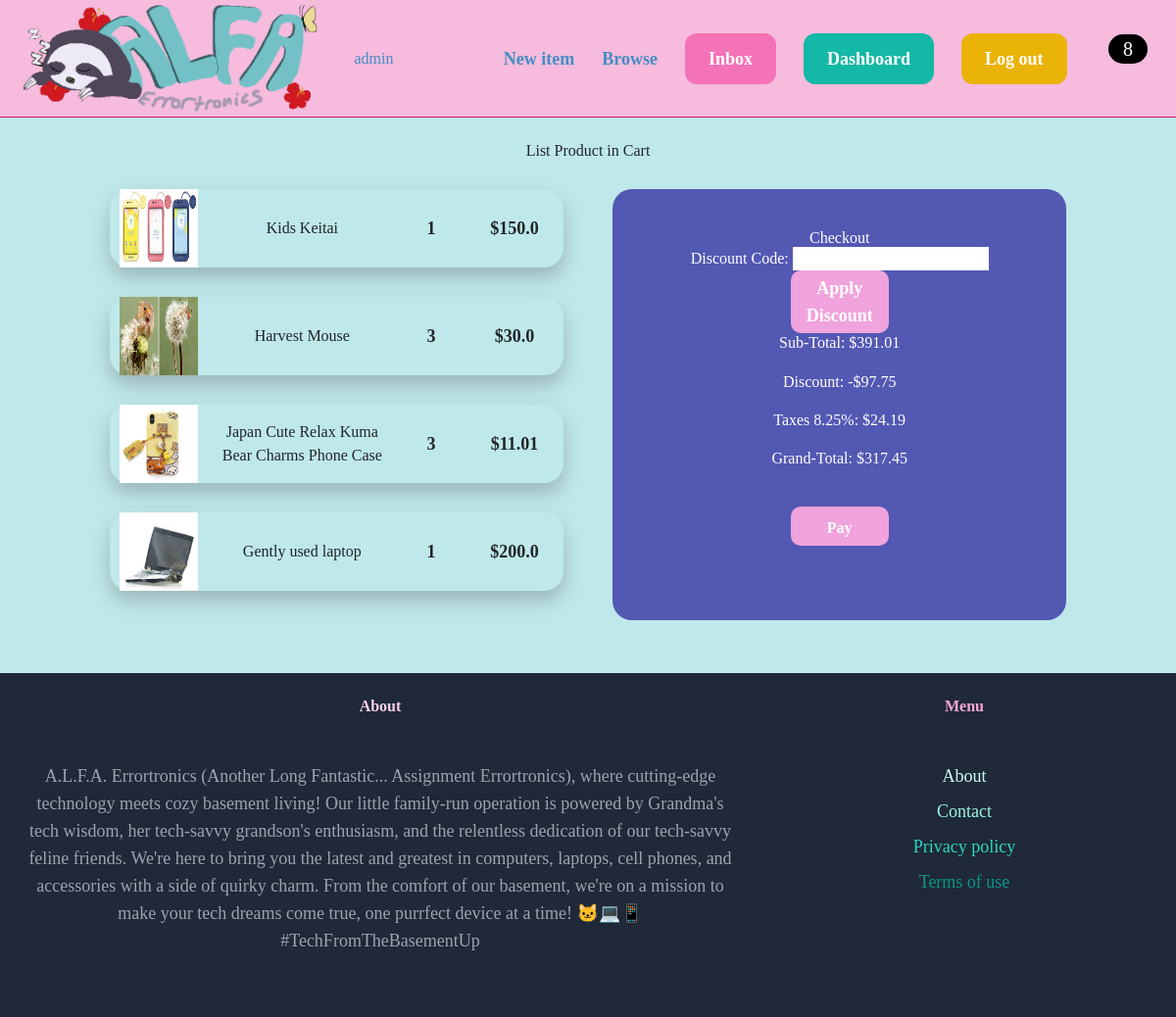
The app's page /cart/ (signed in) with its own data.
### cart/models.py (models this page shows, shortened)
class Cart(models.Model):
    id = models.UUIDField(default=uuid.uuid4, primary_key=True)
    user = models.ForeignKey(User,  on_delete=models.CASCADE)
    completed = models.BooleanField(default=False)
    discount_code = models.CharField(max_length=20, blank=True, null=True, validators=[validate_discount_code])
    @property
    def subtotal_price(self):
        cartitems = self.cartitems.all()
        total = sum([item.price for item in cartitems])
        return total
    @property
    def discount_amount(self):
        if self.discount_code is not None:
            discount = Discount.objects.get(code=self.discount_code)
            return round(self.subtotal_price * (discount.percent/100.0),2)
        return None
    @property
    def tax_price(self):
        taxes = round((self.subtotal_price - (self.discount_amount or 0)) * 0.0825, 2)
        return taxes
    @property
    def total_price(self):
        return round(self.subtotal_price - (self.discount_amount or 0) + self.tax_price, 2)
    @property
    def num_of_items(self):
        cartitems = self.cartitems.all()
        quantity = sum([item.quantity for item in cartitems])
        return quantity

class CartItem(models.Model):
    item = models.ForeignKey(Item, on_delete=models.CASCADE, related_name='items')
    cart = models.ForeignKey(Cart, on_delete= models.CASCADE, related_name="cartitems")
    quantity = models.IntegerField(default=0)
    def __str__(self):
        return self.item.name
    @property
    def price(self):
        new_price = self.item.price * self.quantity
        return new_price

### item/models.py (models this page shows, shortened)
class Item(models.Model):
    category = models.ForeignKey(Category, related_name='items', on_delete=models.CASCADE)
    name = models.CharField(max_length=255)
    description = models.TextField(blank=True, null=True)
    price = models.FloatField()
    quantity = models.IntegerField(default=1)
    image = models.ImageField(upload_to='item_images', blank=True, null=True)
    is_sold = models.BooleanField(default=False)
    created_by = models.ForeignKey(User, related_name='items', on_delete=models.CASCADE)
    created_at = models.DateTimeField(auto_now_add=True)

### discount/models.py (models this page shows, shortened)
class Discount(models.Model):
    code = models.CharField(max_length=20)
    percent = models.IntegerField(
        validators=[
            MinValueValidator(0, message="Value must be greater than or equal to 0."),
            MaxValueValidator(100, message="Value must be less than or equal to 100."),
        ]
    )
    class Meta:
        ordering = ('code',)
        verbose_name_plural = 'Discounts'

### cart/views.py (the view)
# urls.py: path('', views.index, name='index'),
@login_required
def index(request):
    cart = None
    cartitems = []
    print("test")
    if request.user.is_authenticated:
        cart, created = Cart.objects.get_or_create(user=request.user, completed=False)
        cartitems = cart.cartitems.all()
    print(cartitems)
    form = ApplyDiscountForm(instance=cart)
    context = {"cart":cart, "cartitems":cartitems, 'form': form}
    return render(request, "cart/cart.html", context)

### cart/forms.py
class ApplyDiscountForm(forms.ModelForm):
    class Meta:
        model = Cart
        fields = ['discount_code']
        labels = {'discount_code': 'Discount Code'}

### cart/templates/cart/cart.html (shortened to what this page needs)
{% extends 'core/base.html' %}
{% block content %}
<h1>List Product in Cart</h1>
<div class="container">
    <div class="checkoutLayout">
        <div class="returnCart">
            {% for cartitem in cartitems %}
            <div class="list">
                <div class="item">
                    <img src="{{cartitem.item.image.url}}" alt="" />
                    <p>{{cartitem.item.name}}</p>
                    <div class="info">
                        <div class="name"><p>{{cartitem.quantity}}</p></div>
                    </div>
                        <div class="name"><p>${{cartitem.price}}</p></div>
                </div>
            </div>
            {% endfor %}
        </div>
        <div class="right">
                <h1>Checkout</h1>
                <div class="return">
                    <form method="post" action="{% url 'cart:apply_discount' %}">
                        {% for field in form %}
                            {{ field.label_tag }} {{ field }}
                        {% endfor %}
                        <button type="submit" class="px-1 py-1 text-lg font-semibold bg-pink-400 text-white rounded-xl hover:bg-pink-500">Apply Discount</button>
                    </form>
                    <div class="total-column">
                        <div class="subtotal"><h3>Sub-Total: ${{cart.subtotal_price}}</h3></div>
                        {% if cart.discount_amount is not None %}
                          <div class="discount"><h3>Discount: -${{cart.discount_amount}}</h3></div>
                        {% endif %}
                        <div class="taxes"><h3>Taxes 8.25%: ${{cart.tax_price}}</h3></div>
                        <div class="grand-total"><h3>Grand-Total: ${{cart.total_price}}</h3></div>
                      </div>
                </div>
                <button class="buttonCheckout" onclick = "makePayment()" >Pay</button>
        </div>
    </div>
</div>
{% endblock %}

### core/templates/core/base.html (shortened to what this page needs)
{% load static %}
<!doctype html>
<html lang="en">
    <head>
        <script src="http://cdn.tailwindcss.com"></script>
        <link href="https://cdn.jsdelivr.net/npm/bootstrap@5.0.2/dist/css/bootstrap.min.css" rel="stylesheet">
        <link rel="stylesheet" href="{% static 'css/all.css' %}">
        <link rel="stylesheet" href="{% static 'css/style.css' %}">
    </head>
    <body>
        <nav class="py-6 px-6 flex justify-between items-center border-b border-pink-700">
            <p><a href="/">
                <img src="/media/item_images/alfatitle2.png" alt="Alfa Title" width="300" height="400">
                <h3>{{request.user.username}}</h3>
            </a></p>
            <div class="space-x-6">
                <a href="{% url 'item:new' %}" class="text-lg font-semibold hover:text-teal-700">New item</a>
                <a href="{% url 'item:items' %}" class="text-lg font-semibold hover:text-teal-700">Browse</a>
                {% if request.user.is_authenticated %}
                    <a href="{% url 'conversation:inbox' %}" class="px-6 py-3 text-lg font-semibold bg-pink-400 text-white rounded-xl hover:bg-pink-600">Inbox</a>
                    <a href="{% url 'dashboard:index' %}" class="px-6 py-3 text-lg font-semibold bg-teal-500 text-white rounded-xl hover:bg-teal-700">Dashboard</a>
                    <a href="{% url 'core:logout' %}" class="px-6 py-3 text-lg font-semibold bg-yellow-500 text-white rounded-xl hover:bg-yellow-700">Log out</a>
                {% else %}
                    <a href="{% url 'core:signup' %}" class="px-6 py-3 text-lg font-semibold bg-pink-400 text-white rounded-xl hover:bg-pink-600">Sign up</a>
                    <a href="{% url 'core:login' %}" class="px-6 py-3 text-lg font-semibold bg-teal-500 text-white rounded-xl hover:bg-teal-700">Log on</a>
                {% endif %}
            </div>
            <a href="{% url 'cart:index' %}" style="color:rgb(205, 221, 230); text-decoration:none">
                <div class="cart-container">
                   <div class="cartitems"><p id="num_of_items">{{cart.num_of_items}}</p></div>
                   <i class="px-6 fa-solid fa-cart-shopping hover:text-teal-700"></i>
               </div>
            </a>
        </nav>
        <div class="px-6 py-6">
            {% block content %}
            {% endblock %}
        </div>
        <footer class="py-6 px-6 flex justify-between bg-gray-800">
            <div class="w-2/3 pr-10">
                <h3 class="mb-5 font-semibold text-pink-200">About</h3>
                <p class="mb-10 text-lg text-gray-400"> A.L.F.A. Errortronics (Another Long Fantastic... Assignment Errortronics),
                     where cutting-edge technology meets cozy basement living! Our little family-run operation is powered by Grandma's tech wisdom,
                     her tech-savvy grandson's enthusiasm, and the relentless dedication of our tech-savvy feline friends.
                     We're here to bring you the latest and greatest in computers, laptops, cell phones, and accessories with a side of quirky charm.
                     From the comfort of our basement, we're on a mission to make your tech dreams come true, one purrfect device at a time! 🐱💻📱 #TechFromTheBasementUp</p>
            </div>
            <div class="w-1/3">
                <h3 class="mb-5 font-semibold text-pink-300">Menu</h3>
                <ul class="space-y-2">
                    <li><a href="{% url 'core:about' %}" class="text-lg text-teal-100 hover:text-teal-400">About</a></li>
                    <li><a href="{% url 'core:contact' %}" class="text-lg text-teal-200 hover:text-teal-500">Contact</a></li>
                    <li><a href="{% url 'core:privacy_policy' %}" class="text-lg text-teal-400 hover:text-teal-600">Privacy policy</a></li>
                    <li><a href="{% url 'core:terms_of_use' %}" class="text-lg text-teal-600 hover:text-teal-800">Terms of use</a></li>
                </ul>
            </div>
        </footer>
    </body>
</html>

### static/css/style.css (style rules this page uses)
* { padding: 0px; margin:0px; box-sizing: border-box; font-family: "Comic Sans MS", "Comic Sans", cursive; }
nav { background-color: #f6bbdd; color: rgb(67, 141, 194); width: 100%; height: 120px; padding: 0px 10px 0px 10px; display:flex; align-items: center; justify-content: space-between; }
.cart-container { width: 50px; height: 50px; display: flex; align-items: center; justify-content: center; flex-direction: column; }
.cart-container .cartitems { width: 40px; height: 40px; border-radius: 40px; background-color: black; color: white; display: flex; align-items: center; justify-content: center; }
.cart-container .cartitems p { color: white; font-size: 20px; }
.cart-container i { font-size: 20px; }
.container { width: 90%; height: auto; padding: 10px 10px 10px 10px; margin: auto; margin-top: 20px; display: flex; align-items: center; justify-content: flex-start; flex-wrap: wrap }
.right button { padding: 10px 10px 10px 10px; border-radius: 10px; background-color: #f0a3dc; color: white; width: 100px; border: none; cursor: pointer; }

### core/templates/core/base.html (style rules this page uses)
body { font-family: "Comic Sans MS", "Comic Sans", cursive; background-color: #bfe8eb; text-align: center; }

### cart/templates/cart/cart.html (style rules this page uses)
body { font-family: monospace; overflow-x: hidden; font-synthesis: 15px; }
a { text-decoration: none; }
.container { width: 1200px; margin: auto; max-width: 90%; transition: transform 1s; }
.checkoutLayout { display: grid; grid-template-columns: repeat(2, 1fr); gap: 50px; padding: 20px; }
.checkoutLayout .right { background-color: #5358B3; border-radius: 20px; padding: 40px; color: #fff; }
.buttonCheckout { width: 100%; height: 40px; border: none; border-radius: 20px; background-color: #49D8B9; margin-top: 20px; font-weight: bold; color: #fff; }
.returnCart .list .item img { height: 80px; }
.returnCart .list .item { display: grid; grid-template-columns: 80px 1fr 50px 80px; align-items: center; gap: 20px; margin-bottom: 30px; padding: 0 10px; box-shadow: 0 10px 20px #5555; border-radius: 20px; }
.returnCart .list .item .name, .returnCart .list .item .returnPrice { font-size: large; font-weight: bold; }
.buttonCheckout { width: 100%; height: 40px; border: none; border-radius: 20px; background-color: #f0a3dc; margin-top: 20px; font-weight: bold; color: #fff; }
.total-column { display: flex; flex-direction: column; }
.total-column div { margin-bottom: 20px; }

### records on screen
Cart: num_of_items "8", form "save25", subtotal_price "391.01", discount_amount "97.75", tax_price "24.19", total_price "317.45"
CartItem: item.image (picture), item.name "Kids Keitai", quantity "1", price "150.0"
CartItem: item.image (picture), item.name "Harvest Mouse", quantity "3", price "30.0"
CartItem: item.image (picture), item.name "Japan Cute Relax Kuma Bear Charms Phone Case", quantity "3", price "11.01"
CartItem: item.image (picture), item.name "Gently used laptop", quantity "1", price "200.0"

### other values on screen
{{ field.label_tag }} "Discount Code:"
